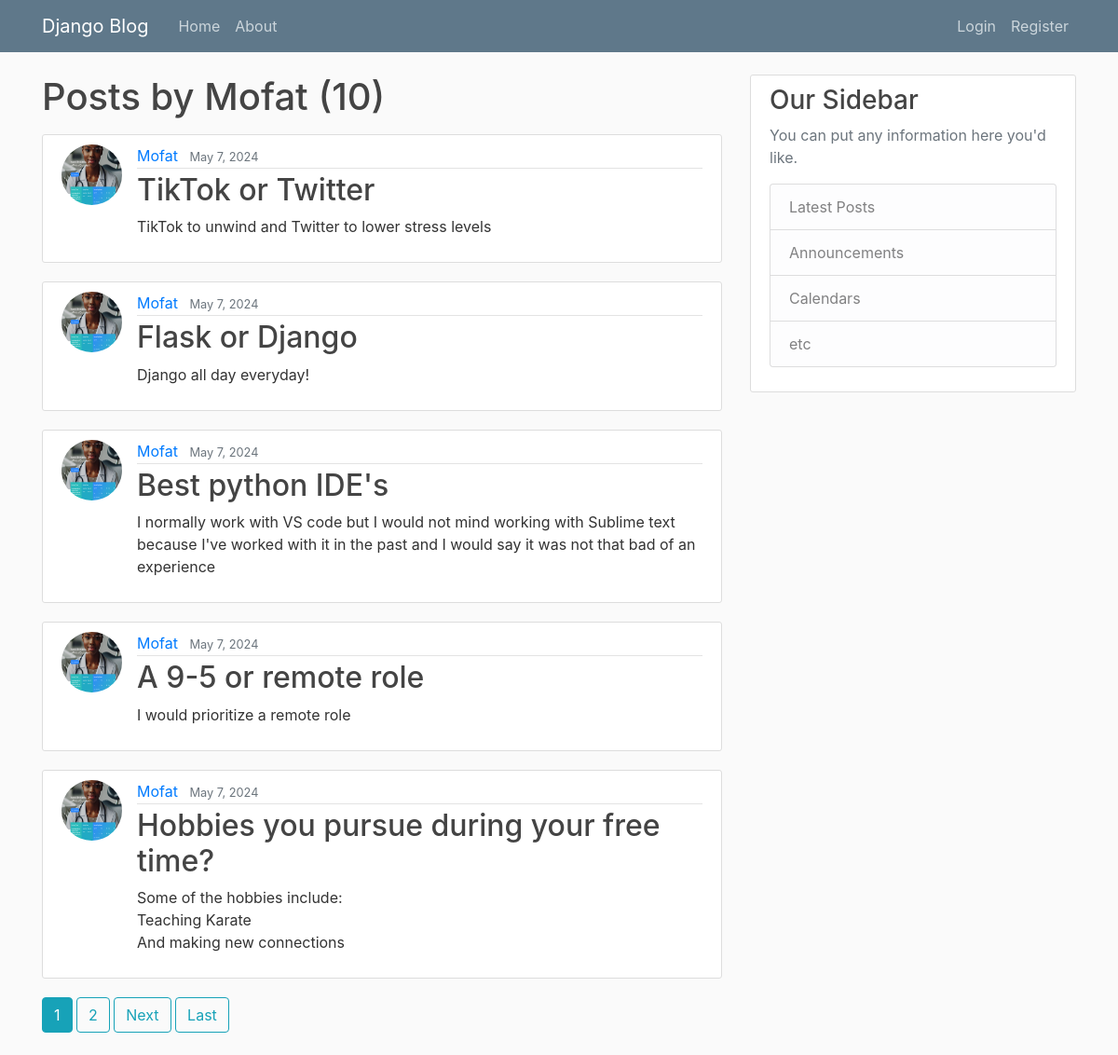
Screenshot of /user/Mofat/ with the database file from the repository.
### Blogapp/models.py (models this page shows, shortened)
class Post(models.Model):
    title = models.CharField(max_length=100)
    content  = models.TextField()
    date_posted = models.DateTimeField(default = timezone.now)
    author = models.ForeignKey(User, on_delete=models.CASCADE)

### Users/models.py (models this page shows, shortened)
class Profile(models.Model):
    user = models. OneToOneField(User, on_delete=models.CASCADE)
    image = models.ImageField(default= 'default.jpg', upload_to= 'profile_pics')

### Blogapp/views.py (the view)
# urls.py: path('user/<str:username>/',UserPostListView.as_view(), name= 'user-posts'),
class UserPostListView(ListView):
    model = Post
    template_name = 'Blogapp/user_posts.html'
    context_object_name = 'posts'
    ordering = ['-date_posted']
    paginate_by = 5
    def get_queryset(self):
      user = get_object_or_404(User, username = self.kwargs.get('username'))
      return Post.objects.filter(author = user). order_by('-date_posted')

### Blogapp/templates/Blogapp/user_posts.html (shortened to what this page needs)
{% extends 'Blogapp/base.html' %}
{% block content %}
    <h1 class="mb-3">Posts by {{ view.kwargs.username }} ({{page_obj.paginator.count}})</h1>
    {% for post in posts %}
        <article class="media content-section">
            <img class="rounded-circle article-img" src="{{post.author.profile.image.url}}" >
            <div class="media-body">
                <div class="article-metadata">
                    <a class="mr-2" href="{% url 'user-posts' post.author.username %}">{{ post.author }}</a>
                    <small class="text-muted">{{ post.date_posted | date }}</small>
                </div>
                <h2><a class="article-title" href="{%url 'post-detail' post.id %}">{{ post.title }}</a></h2>
                <p class="article-content">{{ post.content }}</p>
            </div>
        </article>
    {% endfor %}
    {% if is_paginated %}
        {% for num in page_obj.paginator.page_range %}
            {% if page_obj.number == num %}
                <a class="btn btn-info mb-4" href="?page={{ num }}">{{  num }}</a>
            {% elif num > page_obj.number|add:'-3' and num < page_obj.number|add:'3' %}
                <a class="btn btn-outline-info mb-4" href="?page={{ num }}">{{ num }}</a>
            {% endif %}
        {% endfor %}
        {% if page_obj.has_next %}
            <a class="btn btn-outline-info mb-4" href="?page={{ page_obj.next_page_number }}">Next</a>
            <a class="btn btn-outline-info mb-4" href="?page={{ page_obj.paginator.num_pages }}">Last</a>
        {% endif %}
    {% endif %}
{% endblock content %}

### Blogapp/static/Blogapp/main.css (style rules this page uses)
body { background: #fafafa; color: #333333; margin-top: 5rem; }
h1, h2, h3, h4, h5, h6 { color: #444444; }
.content-section { background: #ffffff; padding: 10px 20px; border: 1px solid #dddddd; border-radius: 3px; margin-bottom: 20px; }
.article-title { color: #444444; }
.article-content { white-space: pre-line; }
.article-img { height: 65px; width: 65px; margin-right: 16px; }
.article-metadata { padding-bottom: 1px; margin-bottom: 4px; border-bottom: 1px solid #e3e3e3 }

### rows the page displays
Post: author.profile.image (picture), author "Mofat", date_posted "May 7, 2024", title "TikTok or Twitter", content "TikTok to unwind and Twitter to lower stress levels"
Post: author.profile.image (picture), author "Mofat", date_posted "May 7, 2024", title "Flask or Django", content "Django all day everyday!"
Post: author.profile.image (picture), author "Mofat", date_posted "May 7, 2024", title "Best python IDE's", content "I normally work with VS code but I would not mind working with Sublime text because I've worked with it in the past and I would say it was not that bad of an experience"
Post: author.profile.image (picture), author "Mofat", date_posted "May 7, 2024", title "A 9-5 or remote role", content "I would prioritize a remote role"
Post: author.profile.image (picture), author "Mofat", date_posted "May 7, 2024", title "Hobbies you pursue during your free time?", content "Some of the hobbies include: Teaching Karate And making new connections"

### other values shown
{{ view.kwargs.username }} "Mofat"
{{ page_obj.paginator.count }} "10"
{{ num }} "1"
{{ num }} "2"
